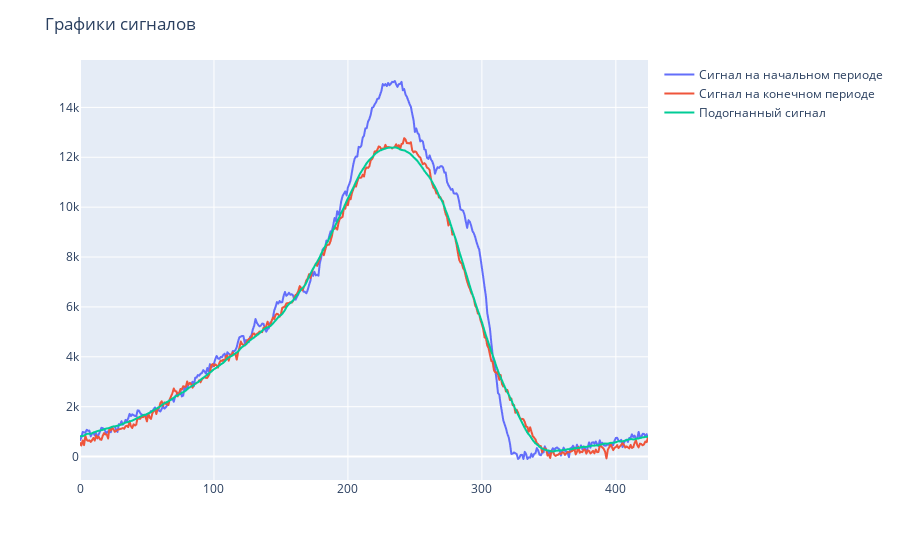

Notebook source saved alongside this figure:
### Markdown cell above
Построим сигналы на интерактивном графике

### Code cell
plot_df = pd.DataFrame({'Сигнал на начальном периоде': first_period_signal, 'Сигнал на конечном периоде': last_period_signal, 'Подогнанный сигнал': fitted_signal})

fig = px.line(plot_df)\
    .update_layout(title='Графики сигналов', xaxis_title=None, yaxis_title=None, legend_title=None)

fig.show()

### Figure 1 — Plotly figure (JSON) as saved in the notebook; plotly's stock layout.template omitted (floating-point values rounded to 4 significant figures; data arrays with more than 128 entries replaced by an {"elided": "..."} marker saying what was removed)
{"data": [{"hovertemplate": "variable=Сигнал на начальном периоде<br>index=%{x}<br>value=%{y}<extra></extra>", "legendgroup": "Сигнал на начальном периоде", "line": {"color": "#636efa", "dash": "solid"}, "marker": {"symbol": "circle"}, "mode": "lines", "name": "Сигнал на начальном периоде", "showlegend": true, "type": "scattergl", "x": {"elided": "425 int values"}, "xaxis": "x", "y": {"elided": "425 float values"}, "yaxis": "y"}, {"hovertemplate": "variable=Сигнал на конечном периоде<br>index=%{x}<br>value=%{y}<extra></extra>", "legendgroup": "Сигнал на конечном периоде", "line": {"color": "#EF553B", "dash": "solid"}, "marker": {"symbol": "circle"}, "mode": "lines", "name": "Сигнал на конечном периоде", "showlegend": true, "type": "scattergl", "x": {"elided": "425 int values"}, "xaxis": "x", "y": {"elided": "425 float values"}, "yaxis": "y"}, {"hovertemplate": "variable=Подогнанный сигнал<br>index=%{x}<br>value=%{y}<extra></extra>", "legendgroup": "Подогнанный сигнал", "line": {"color": "#00cc96", "dash": "solid"}, "marker": {"symbol": "circle"}, "mode": "lines", "name": "Подогнанный сигнал", "showlegend": true, "type": "scattergl", "x": {"elided": "425 int values"}, "xaxis": "x", "y": {"elided": "425 float values"}, "yaxis": "y"}], "layout": {"legend": {"title": {}, "tracegroupgap": 0}, "margin": {"t": 60}, "title": {"text": "Графики сигналов"}, "xaxis": {"anchor": "y", "domain": [0, 1], "title": {}}, "yaxis": {"anchor": "x", "domain": [0, 1], "title": {}}}}
